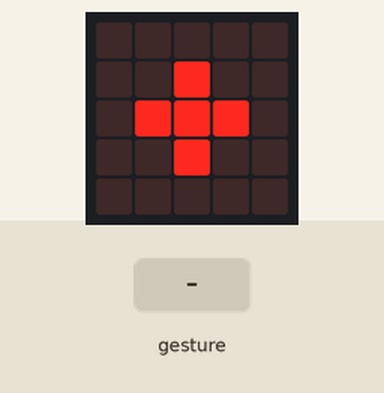
The program below on a simulated BBC micro:bit running MicroPython. Parts: the board's 5×5 LED display. The test bench sets the inputs (shaded band). A tilt is held for 1.5 s and a shake lasts 1 s, then the board lies face up again.

Above: at 1.2 s.
1.3 s: gesture 'up'
At 2.2 s:
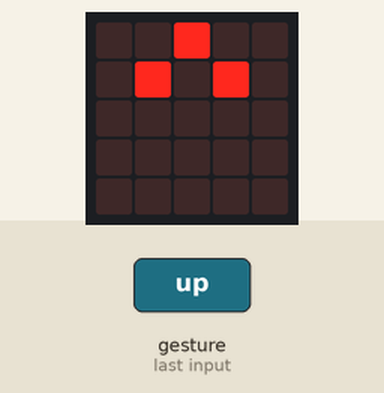
4.3 s: gesture 'left'
At 5.6 s:
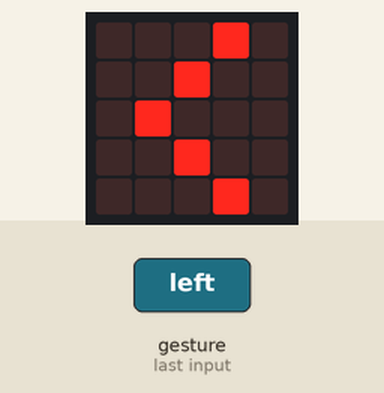
7.3 s: gesture 'face down'
At 8.0 s:
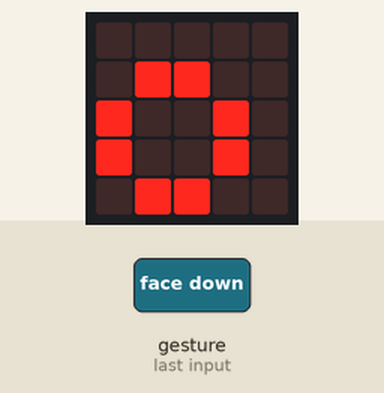
10.3 s: gesture 'right'
At 11.5 s:
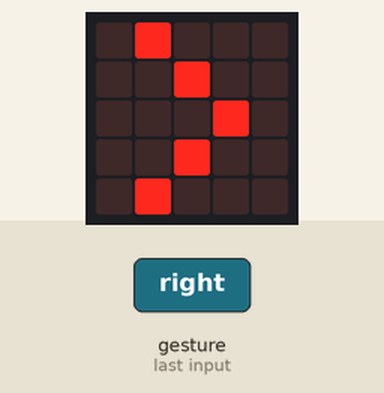
Timing chart, 0 to 13.3 s (numbered marks = the images above; inputs shaded):
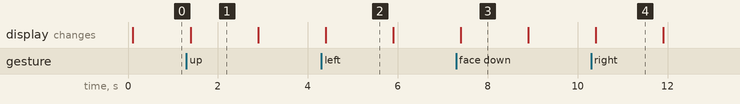

Measured:
- after the input at 1.3 s, the display: changes after 0.10 s (image 1)
- after the input at 4.3 s, the display: changes after 0.10 s (image 2)
- after the input at 7.3 s, the display: changes after 0.10 s (image 3)
- after the input at 10.3 s, the display: changes after 0.10 s (image 4)
- what the display in image 1 shows lasts 1.5 s, from 1.4 s to 2.9 s

The program:

gesture_dictionary.py
```python
from microbit import *

gesture_chars = {
    "up": "^",
    "down": "v",
    "left": "<",
    "right": ">",
    "face up": "+",
    "face down": "o",
}

while True:
    gesture = accelerometer.current_gesture()
    if len(gesture) > 0:
        display.show(gesture_chars[gesture])
```
